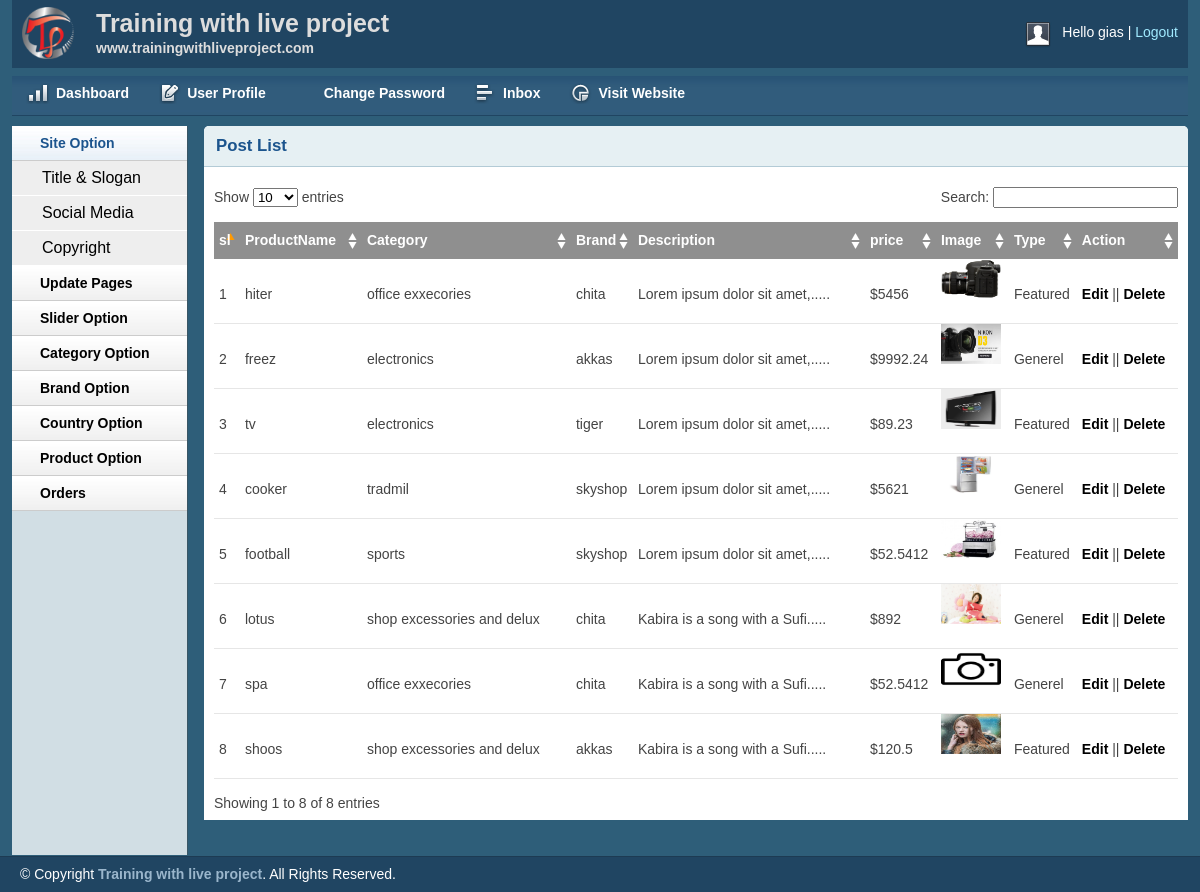
The app's page /admin/productlist.php (signed in) with its own data.
### tables this page shows
CREATE TABLE IF NOT EXISTS `tbl_product` (
  `productId` int(11) NOT NULL AUTO_INCREMENT,
  `productName` varchar(255) NOT NULL,
  `catId` int(11) NOT NULL,
  `body` text NOT NULL,
  `price` float NOT NULL,
  `type` int(3) NOT NULL,
  `brandId` int(11) NOT NULL,
  `image` varchar(255) NOT NULL,
  PRIMARY KEY (`productId`)
);

CREATE TABLE IF NOT EXISTS `catagory` (
  `catId` int(11) NOT NULL AUTO_INCREMENT,
  `catName` varchar(255) NOT NULL,
  PRIMARY KEY (`catId`)
);

CREATE TABLE IF NOT EXISTS `brand` (
  `brandid` int(11) NOT NULL AUTO_INCREMENT,
  `brandname` varchar(255) NOT NULL,
  PRIMARY KEY (`brandid`)
);

### lib/database.php (called while the page is built, shortened)
<?php
Class Database{
 public $host   = DB_HOST;
 public $user   = DB_USER;
 public $pass   = DB_PASS;
 public $dbname = DB_NAME;
 public $link;
private function connectDB(){
 $this->link = new mysqli($this->host, $this->user, $this->pass,
  $this->dbname);
 }
public function select($query){
  $result = $this->link->query($query) or
   die($this->link->error.__LINE__);
  if($result->num_rows > 0){
    return $result;
  } else {
    return false;
  }
 }
}

### classes/product.php (called while the page is built, shortened)
<?php
$filepath = realpath(dirname(__FILE__));
include_once ($filepath.'/../lib/database.php');
include_once ($filepath.'/../helpers/format.php');
class Product
{
	private $db;
	public function __construct()
	{
		$this->db =	new Database();
	}
	public function getproduct()
	{
		$query = "SELECT p.*,c.catName,b.brandname
		FROM tbl_product as p, catagory as c, brand as b
		WHERE p.catID = c.catId AND p.brandId = b.brandId
		ORDER BY p.productId DESC";
		$result = $this->db->select($query);
		if($result)
			return $result;
	}
}

### helpers/format.php (called while the page is built, shortened)
<?php
class Format
{
public function textShorten($text, $limit = 400){
  $text = $text. " ";
  $text = substr($text, 0, $limit);
  $text = substr($text, 0, strrpos($text, ' '));
  $text = $text.".....";
  return $text;
 }
}
?>

### admin/productlist.php (the view, shortened to what this page needs)
<?php include 'inc/header.php';?>
<?php include 'inc/sidebar.php';?>
<?php include_once '../helpers/format.php';?>
<?php include_once '../classes/product.php';?>
<?php
$fm = new Format();
$pd = new Product();
?>
<div class="grid_10">
    <div class="box round first grid">
        <h2>Post List</h2>
        <div class="block">
            <table class="data display datatable" id="example">
			<thead>
				<tr>
					<th>sl</th>
					<th>ProductName</th>
					<th>Category</th>
					<th>Brand</th>
					<th>Description</th>
					<th>price</th>
					<th>Image</th>
					<th>Type</th>
					<th>Action</th>
				</tr>
			</thead>
			<tbody>
			<?php
			$getpd = $pd->getproduct();
			if($getpd)
			{
				$i = 0;
				while($result = $getpd->fetch_assoc())
				{
					$i++;
			?>
				<tr class="odd gradeX">
					<td><?= $i;?></td>
					<td><?= $result['productName']?></td>
					<td><?= $result['catName']?></td>
					<td><?= $result['brandname']?></td>
					<td><?= $fm->textShorten($result['body'], 40)?></td>
					<td>$<?= $result['price']?></td>
					<td>  <img src="<?= $result['image']?>" width="60px" height="40px"></td>
					<td>
					<?php
					if($result['type'] == 1)
					{
						echo "Featured";
					}
					else{
						echo "Generel";
					}
					?>
					</td>
					<td><a href="editproduct.php?id=<?= $result['productId']?>">Edit</a> ||
					<a href="?delpro=<?= $result['productId']?>">Delete</a></td>
				</tr>
				<?php } } ?>
			</tbody>
		</table>
       </div>
    </div>
</div>
<?php include 'inc/footer.php';?>

### admin/css/layout.css (style rules this page uses)
body { background: #fff none repeat scroll 0 0; color: #444; font-size: 14px; padding: 0; }
a { color: #000; font-weight:bold; text-decoration: none; }
h1, h2, h3, h4, h5, h6 { line-height:1.2em; margin-bottom:.3em; }
h2 { margin-top:1em; }
.box { background:#fff; margin-bottom:20px; padding:10px 10px 10px 10px; margin-left:-8px; }
.box.grid { padding-bottom:40px; }
.box.round { -moz-border-radius: 5px 5px 0px 0px; -webkit-border-radius: 5px 5px 0px 0px; border-radius: 5px 5px 0px 0px; }
.box h2 { font-size:1.2em; font-weight:bold; color:#1B548D; background:#E6F0F3; margin:-10px -10px 0 -10px; padding:10px 12px; border-bottom:1px solid #B3CBD6; -moz-border-radius: 5px 5px 0px 0px; -webkit-border-radius: 5px 5px 0px 0px; border-radius: 5px 5px 0px 0px; }
.box.first { min-height: 406px; }
.block { padding-top:20px; }
p { margin-bottom:1em; }
.block { padding-bottom:1px; }
table.display { margin: 0 auto; clear: both; width: 100%; }
.sorting_asc { background: #8f8f8f url(../img/table/sort_asc.png) no-repeat center right; padding:8px 5px; text-align:left; color:#fff; }
.sorting { background:#8f8f8f url(../img/table/sort_both.png) no-repeat center right; padding:8px 5px; text-align:left; color:#fff; }
tr.odd { height: 30px; line-height: 30px; border-bottom:1px solid #e6e6e6; }
tr.even { height: 30px; line-height: 30px; border-bottom:1px solid #e6e6e6; }
tr.odd td, tr.even td { padding-left:5px; }

### records on screen
tbl_product: productName "hiter", catId.catName "office exxecories", brandId.brandname "chita", body "Lorem ipsum dolor sit amet,.....", price "5456", image (picture), type "Featured"
tbl_product: productName "freez", catId.catName "electronics", brandId.brandname "akkas", body "Lorem ipsum dolor sit amet,.....", price "9992.24", image (picture), type "Generel"
tbl_product: productName "tv", catId.catName "electronics", brandId.brandname "tiger", body "Lorem ipsum dolor sit amet,.....", price "89.23", image (picture), type "Featured"
tbl_product: productName "cooker", catId.catName "tradmil", brandId.brandname "skyshop", body "Lorem ipsum dolor sit amet,.....", price "5621", image (picture), type "Generel"
tbl_product: productName "football", catId.catName "sports", brandId.brandname "skyshop", body "Lorem ipsum dolor sit amet,.....", price "52.5412", image (picture), type "Featured"
tbl_product: productName "lotus", catId.catName "shop excessories and delux", brandId.brandname "chita", body "Kabira is a song with a Sufi.....", price "892", image (picture), type "Generel"
tbl_product: productName "spa", catId.catName "office exxecories", brandId.brandname "chita", body "Kabira is a song with a Sufi.....", price "52.5412", image (picture), type "Generel"
tbl_product: productName "shoos", catId.catName "shop excessories and delux", brandId.brandname "akkas", body "Kabira is a song with a Sufi.....", price "120.5", image (picture), type "Featured"

### other values on screen
Session::get("adminUser") "gias"
